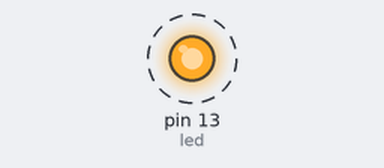
Simulated run of this sketch. Board: Arduino Uno, built with avr-gcc and run on an emulated ATmega328P. On the bench: output pins drawn as LEDs (lit = HIGH). Dashed ring = blinking.

Above: at 0.04 s.
Timing chart, 0 to 3.0 s (numbered marks = the images above):
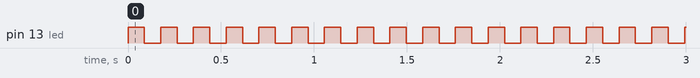

Measured:
- by itself, pin 13 (led): alternates HIGH for 0.09 s and LOW for 0.09 s

The sketch:

basicLed.ino
```cpp
int led = 13;
void setup() {
  // put your setup code here, to run once:
  pinMode(led,OUTPUT);
}

void loop() {
  // put your main code here, to run repeatedly:
  digitalWrite(led,HIGH);
  delay(88);
  digitalWrite(led,LOW);
  delay(88);
}
```
